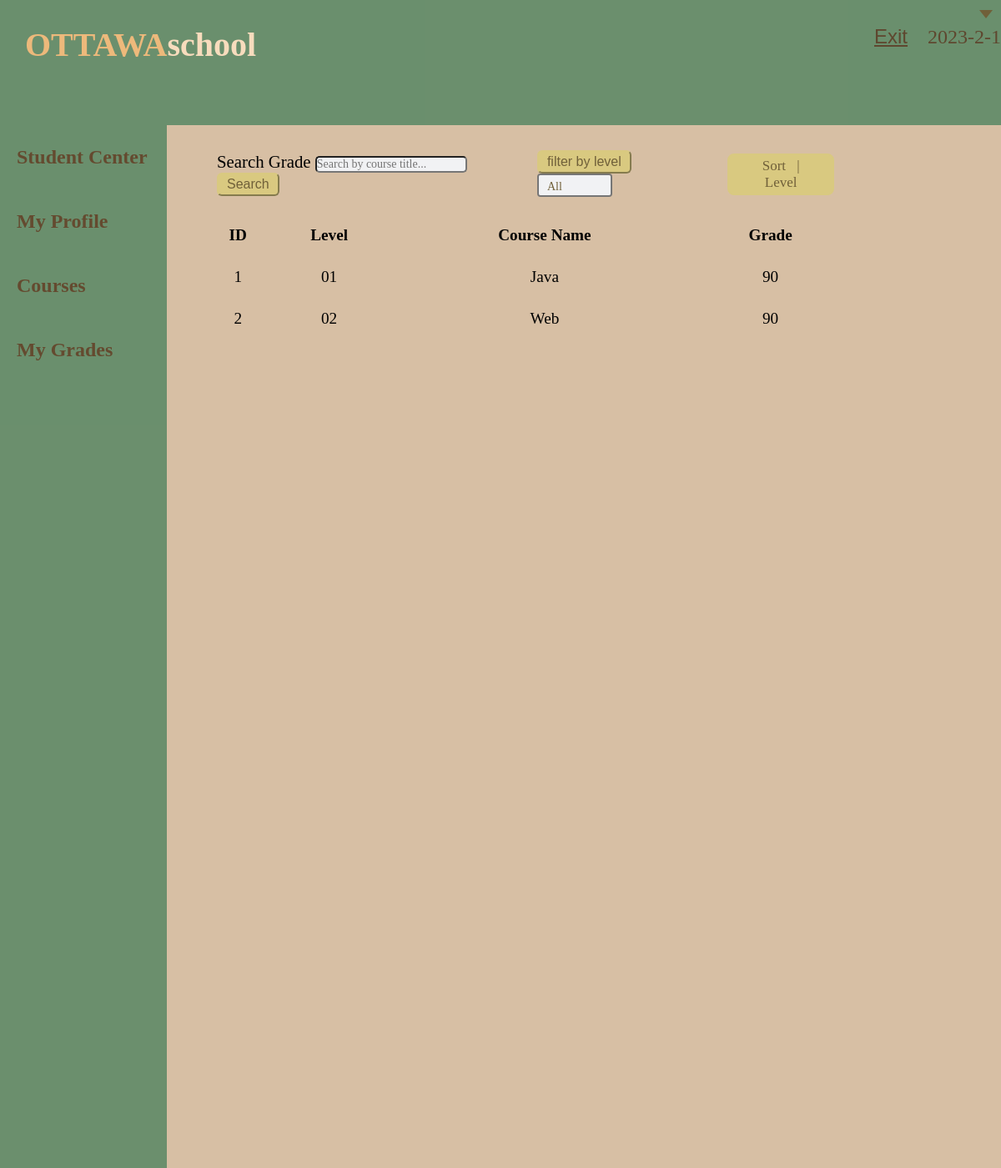
The app's page /3_4_grades.php (signed in) with its own data.
### tables this page shows
CREATE TABLE `grade` (
  `courseID` mediumint(8) unsigned default NULL,
  `studentID` mediumint(8) unsigned default NULL,
  `grade` double default NULL,
  FOREIGN KEY (`studentID`) REFERENCES `student`(`studentID`) ON DELETE CASCADE,
  FOREIGN KEY (`courseID`) REFERENCES `course`(`courseID`) ON DELETE CASCADE
);

CREATE TABLE `course` (
  `courseID` mediumint(8) unsigned NOT NULL auto_increment,
  `level` varchar(10) default NULL,
  `courseName` varchar(255) default NULL,
  PRIMARY KEY (`courseID`)
) AUTO_INCREMENT=1;

### 3_4_grades.php (the view, shortened to what this page needs)
<!DOCTYPE html>
<html lang="en">
<head>
    <link rel="stylesheet" href="style.css">
</head>
<body onload="time()" class="bgc">
    <header class="sysHead">
        <div class="headContainer">
            <div class="item1">
                <h1><span>ottawa</span>school</h1>
            </div>
            <div class="item2">
                <button class="btn" id="exit" onclick="exitButton()">exit</button>
                <span id="time"></span>
            </div>
        </div>
    </header>
    <div class="gridC">
        <div class="item1HP">
            <ul class="userMenu">
                <li><a href="3_1_studentPage.php" class="current">student center</a></li>
                <li><a href="3_2_accountInfo.php">my profile</a></li>
                <li><a href="3_3_course.php">courses</a></li>
                <li><a href="3_4_grades.php">my grades</a></li>
            </ul>
        </div>
        <div class="item2HP">
            <ul class="search">
                <li>
                    <div class="search-box">
                        <form action="gradeSCH.php" method="post">
                            <label for="search-box">search grade </label>
                            <input type="text" name="courseName" id="search-box" placeholder="Search by course title...">
                            <input type="submit" class="ss" value="Search">
                        </form>
                    </div>
                </li>
                <li>
                    <div class="drop-down">
                        <button onclick="toggleFilterByLevel()" class="ss">filter by level</button>
                        <select id="filter-by-level" size="4" multiple>
                            <div id="filterbylevel">
                                <option class="clickable" onclick="filterFunction(0)">All</option>
                                <option class="clickable" onclick="filterFunction(1)">01</option>
                            </div>
                        </select>
                    </div>
                </li>
                <li>
                    <div class="sort">
                        <button class="sortbtn">sort | level</button>
                    </div>
                </li>
            </ul>
            <div>
                <?php
                    $id = $_SESSION['userid'];
                ?>
                <?php
                    $db = db_connect();
                    $sql = "SELECT grade.courseID, course.level, course.courseName, grade.grade FROM grade LEFT JOIN course on grade.courseID = course.courseID WHERE studentID = $id;";
                    $result_set = mysqli_query($db, $sql);
                ?>
                <table class="SCCL" id="coursestable">
                    <tr>
                        <th>ID</th>
                        <th>Level</th>
                        <th>Course Name</th>
                        <th>Grade</th>
                    </tr>
                    <?php while ($results = mysqli_fetch_assoc($result_set)) { ?>
                        <tr>
                            <td class="courseList"><?php echo $results['courseID']; ?></td>
                            <td class="courseList"><?php echo $results['level']; ?></td>
                            <td class="courseList"><?php echo $results['courseName']; ?></td>
                            <td class="courseList"><?php echo $results['grade']; ?></td>
                        </tr>
                    <?php } ?>
                </table>
            </div>
        </div>
    </div>
</body>
</html>

### style.css (style rules this page uses)
* { padding: 0px; margin: 0px; box-sizing: border-box; }
.bgc { background-color: rgb(215, 191, 164); }
.headContainer { display: flex; flex-direction: row; justify-content: space-between; }
.item1 h1 { font-size: 2.5rem; text-transform: capitalize; color: bisque; text-align:center; margin-top: 30px; margin-left: 30px; }
.item1 span { text-transform: uppercase; color:rgb(243, 184, 113); }
.item2 button { border-style: none; background-color: transparent; font-family:Arial, Helvetica, sans-serif; font-size: 1.5rem; color: #412a12; text-transform: capitalize; text-decoration: underline; align-items: right; margin-top: 30px; margin-right: 20px; border-radius: 8px; }
.item2 span { color: #412a12; font-size: 1.5rem; margin-top: 30px; }
.btn { cursor:pointer; }
.sysHead { background-color: rgb(80, 132, 96); height: 150px; opacity: 0.8; }
.userMenu { width: 200px; background-color: rgb(80, 132, 96); height: 100%; position: absolute; opacity: 0.8; }
.userMenu li a { color:#482e13; padding: 25px 0px; padding-left: 20px; display: block; text-align: left; font-size: 1.5rem; text-transform: capitalize; font-weight: bold; text-decoration: none; }
.gridC { display: grid; grid-template-columns: 250px 280px 200px 260px; }
.item2HP { grid-column-start: 2; grid-column-end: 6; }
table { border-collapse: collapse; line-height: 50px; font-size: 1.2rem; width: 100%; }
.search { display: flex; align-items: center; justify-content: space-around; font-size: 1.3rem; gap: 20px; padding-bottom: 10px; padding-top:20px; text-transform: capitalize; width: 80%; }
.search li { list-style: none; display: inline-block; padding: 10px 10px; }
#search-box { border-radius: 5px; background-color: #f1f2f4; font:14px "microsoft Yahei"; }
.ss { font-size: 1rem; border-radius: 6px; background-color: #d9c980; color: #706039; padding: 3px 10px 3px 10px; border-color: #d9c980; }
.drop-down select { background:#f1f2f4; border-radius: 4px; border-style: solid; border-width: 2px; width: 90px; height: 28px; padding: 6px 10px; font: 14px "microsoft Yahei"; color:#706039; -webkit-appearance: none; -moz-appearance: none; appearance: none; }
.drop-down:after { content: ""; position: absolute; right: 10px; top: 12px; border-top: 10px solid #706039; border-left: 8px solid transparent; border-right: 8px solid transparent; pointer-events: none; }
.sortbtn { background-color: #d9c980; color: #706039; padding: 3px; padding-left: 20px; padding-right: 20px; border-color: #d9c980; border-radius: 8px; text-transform: capitalize; font: 17px "microsoft Yahei"; border-style: solid; cursor: pointer; word-spacing: 9px; }
.courseList { text-align: center; }
.SCCL { width: 80%; }

### records on screen
grade: courseID "1", courseID.level "01", courseID.courseName "Java", grade "90"
grade: courseID "2", courseID.level "02", courseID.courseName "Web", grade "90"
